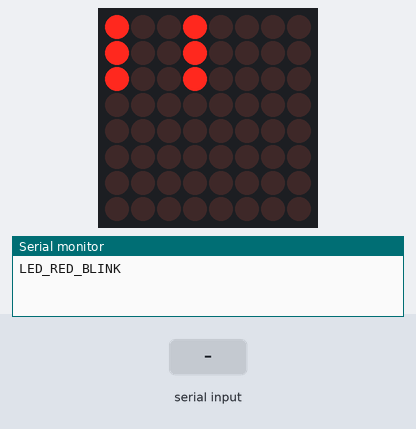
Recording of a sketch running on a simulated Arduino Uno, built with avr-gcc and run on an emulated ATmega328P. Parts: 8×8 LED matrix, the last lines printed to the serial monitor. The inputs (shaded band) are chosen by the test bench. Random numbers use the default seed unless the sketch sets one.

Above: at 14.52 s.
14.9 s: "d\n" received over Serial
At 17.72 s:
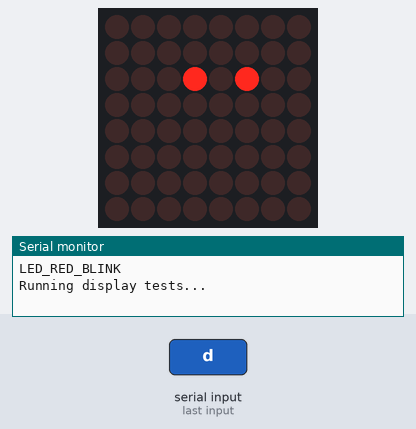
At 18.98 s:
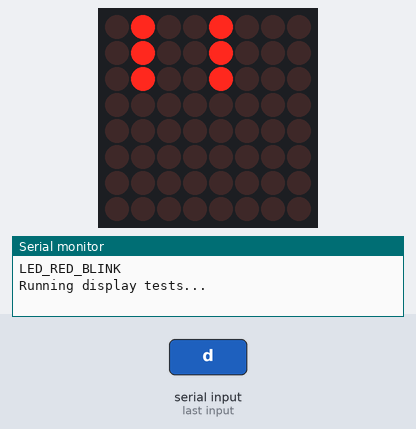

The sketch:

max7219_control.ino
```cpp
// (licence header left out)
#include "LedControl.h"

// Constants

#define PORT_COUNT 6
#define DISPLAY_TEST_CHANGE_INTERVAL_MS 3000

// LED display
#define DISPLAY_UPDATE_INTERVAL_MS 100
#define DEFAULT_INTENSITY 8
#define MAX_INTENSITY 15
#define MATRIX_COLUMNS 6
#define MATRIX_COLORS 3
#define R 0
#define G 1
#define B 2
#define R_SHIFT_1 7
#define G_SHIFT_1 6
#define B_SHIFT_1 5
#define R_SHIFT_2 4
#define G_SHIFT_2 3
#define B_SHIFT_2 2
// Bitmasks for byte values in display matrix array
#define VAL_BITMASK   B00000001 // value (on/off) is the LSB
#define FX_BITMASK    B00001110 // effect opcode bitmap
#define DELAY_BITMASK B11110000 // delay or sequence value
// Display effect opcodes
#define FX_NONE 0
#define FX_BLINK 1
#define FX_BLINK_FAST 2
// Divisors for opcode timing
#define BLINK_DIVISOR 4
#define FAST_BLINK_DIVISOR 1
// LED states
#define LED_OFF 0
#define LED_INITIALIZING 1
#define LED_VACANT 2
#define LED_LOADED 3
#define LED_UNLOADED 4
#define LED_CLEARING 5
#define LED_RED 6
#define LED_RED_BLINK 7
#define LED_RED_BLINK_FAST 8
#define LED_GREEN 9
#define LED_GREEN_BLINK 10
#define LED_GREEN_BLINK_FAST 11
#define LED_BLUE 12
#define LED_BLUE_BLINK 13
#define LED_BLUE_BLINK_FAST 14
#define LED_WHITE 15
#define LED_YELLOW 16
#define LED_PURPLE 17
#define LED_CYAN 18

// Macros
#define MIN(a,b) (((a)<(b))?(a):(b))
#define MAX(a,b) (((a)>(b))?(a):(b))

// Globals

// LedControl 4 params are: pins DATA IN, CLK, LOAD (/CS), and the number of cascaded devices
LedControl lc = LedControl(16, 13, 12, 1);

unsigned long lastDisplayUpdateMillis;
unsigned long lastDisplayTestChangeMillis;
unsigned long displayCounter = 0;
int displayTestIndex = 0;
// RGB color sequence used for display tests
const static bool rgbSeq[7][3] = {
  {1, 0, 0}, // red
  {0, 1, 0}, // green
  {0, 0, 1}, // blue
  {1, 1, 1}, // white
  {1, 1, 0}, // yellow
  {1, 0, 1}, // purple
  {0, 1, 1}, // cyan
};

byte matrix[MATRIX_COLORS][MATRIX_COLUMNS];

// Global functions

// Run LED test sequences
void displayTest(void) {
  uint8_t spaceDelayMs = 75;
  for (uint8_t i = 0; i < PORT_COUNT; i++) {
    ledFlashRight(rgbSeq[i][0], rgbSeq[i][1], rgbSeq[i][2], spaceDelayMs);
  }
  spaceDelayMs = 25;
  for (uint8_t i = 0; i < PORT_COUNT; i++) {
    ledFadeUpRow(rgbSeq[i][0], rgbSeq[i][1], rgbSeq[i][2], spaceDelayMs);
    ledFadeDownRow(rgbSeq[i][0], rgbSeq[i][1], rgbSeq[i][2], spaceDelayMs);
  }
  lc.setIntensity(0, MAX_INTENSITY);
  ledRandom(25, 200);
  ledFadeAll(25);
  delay(500); // pause before restoring normal state
  lc.setIntensity(0, DEFAULT_INTENSITY);
  zeroMatrix();
  //restoreLedStates();
}

void ledFadeAll(int delayMs) {
  for (uint8_t i = 15; i > 0; i--) {
    lc.setIntensity(0, i);
    delay(delayMs);
  }
  lc.shutdown(0, true);
  delay(delayMs);
  zeroMatrix();
  updateDisplay();
  lc.shutdown(0, false);
}

void ledFadeUpRow(boolean r, boolean g, boolean b, int delayMs) {
  // power off while writing data
  lc.shutdown(0, true);
  for (uint8_t i = 0; i < MATRIX_COLUMNS; i++) {
    matrix[R][i] = r;
    matrix[G][i] = g;
    matrix[B][i] = b;
  }
  updateDisplay();
  lc.setIntensity(0, 0);
  lc.shutdown(0, false);
  for (uint8_t i = 0; i < 16; i++) {
    lc.setIntensity(0, i);
    delay(delayMs);
  }
}

void ledFadeDownRow(boolean r, boolean g, boolean b, int delayMs) {
  for (uint8_t i = 0; i < MATRIX_COLUMNS; i++) {
    matrix[R][i] = r;
    matrix[G][i] = g;
    matrix[B][i] = b;
  }
  updateDisplay();
  for (uint8_t i = 15; i > 0; i--) {
    lc.setIntensity(0, i);
    delay(delayMs);
  }
  lc.shutdown(0, true);
  delay(delayMs);
  zeroMatrix();
  updateDisplay();
  lc.shutdown(0, false);
}

void ledRandom(int delayMs, int maxCount) {
  int counter = 0;
  while (counter++ < maxCount) {
    uint8_t column = random(0, MATRIX_COLUMNS);
    uint8_t rgbIndex = random(0, 7);
    matrix[R][column] = rgbSeq[rgbIndex][0];
    matrix[G][column] = rgbSeq[rgbIndex][1];
    matrix[B][column] = rgbSeq[rgbIndex][2];
    updateDisplay();
    delay(delayMs);
  }
}

void ledFlashRight(boolean r, boolean g, boolean b, int delayMs) {
  for (uint8_t i = 0; i < MATRIX_COLUMNS; i++) {
    matrix[R][i] = r;
    matrix[G][i] = g;
    matrix[B][i] = b;
    updateDisplay();
    delay(delayMs);
    matrix[R][i] = 0;
    matrix[G][i] = 0;
    matrix[B][i] = 0;
  }
}

void ledFlashLeft(boolean r, boolean g, boolean b, int delayMs) {
  for (uint8_t i = (MATRIX_COLUMNS - 1); i > 0; i--) {
    matrix[R][i] = r;
    matrix[G][i] = g;
    matrix[B][i] = b;
    updateDisplay();
    delay(delayMs);
    matrix[R][i] = 0;
    matrix[G][i] = 0;
    matrix[B][i] = 0;
  }
}

// Set LED state and timing values in display matrix
void setLedState(uint8_t pos, uint8_t state) {
  uint8_t rVal = 0, gVal = 0, bVal = 0,
    rOpcode = FX_NONE, gOpcode = FX_NONE, bOpcode = FX_NONE,
    rDivisor = 0, gDivisor = 0, bDivisor = 0;
  // For blink effect, align initial on/off state with even values of displayCounter
  // so all LEDs blinking at the same rate are in phase with each other
  switch (state) {
    case LED_RED:
    case LED_LOADED:
      rVal = 1; // solid red ala Whole Foods parking lot
      break;
    case LED_RED_BLINK:
    case LED_UNLOADED:
      rVal = displayCounter % 2;
      rOpcode = FX_BLINK;
      rDivisor = BLINK_DIVISOR;
      break;
    case LED_RED_BLINK_FAST:
    case LED_CLEARING:
      rVal = displayCounter % 2;
      rOpcode = FX_BLINK_FAST;
      rDivisor = FAST_BLINK_DIVISOR;
      break;
    case LED_GREEN:
    case LED_VACANT:
      gVal = 1; // solid green ala Whole Foods parking lot
      break;
    case LED_GREEN_BLINK:
      gVal = displayCounter % 2;
      gOpcode = FX_BLINK;
      gDivisor = BLINK_DIVISOR;
      break;
    case LED_GREEN_BLINK_FAST:
      gVal = displayCounter % 2;
      gOpcode = FX_BLINK_FAST;
      gDivisor = FAST_BLINK_DIVISOR;
      break;
    case LED_BLUE:
      rVal = 0; // solid blue
      gVal = 0;
      bVal = 1;
      break;
    case LED_BLUE_BLINK:
      bVal = displayCounter % 2;
      bOpcode = FX_BLINK;
      bDivisor = BLINK_DIVISOR;
      break;
    case LED_BLUE_BLINK_FAST:
      bVal = displayCounter % 2;
      bOpcode = FX_BLINK_FAST;
      bDivisor = FAST_BLINK_DIVISOR;
      break;
    case LED_WHITE:
    case LED_INITIALIZING:
      rVal = 1; // solid white
      gVal = 1;
      bVal = 1;
      break;
    case LED_YELLOW:
      rVal = 1; // solid yellow
      gVal = 1;
      bVal = 0;
      break;
    case LED_PURPLE:
      rVal = 1; // solid purple
      gVal = 0;
      bVal = 1;
      break;
    case LED_CYAN:
      rVal = 0; // solid cyan
      gVal = 1;
      bVal = 1;
      break;
    case LED_OFF:
    default:
      rVal = 0;
      gVal = 0;
      bVal = 0;
      break;
  }
  matrix[R][pos] = rVal | (rOpcode << 1) | (rDivisor << 4);
  matrix[G][pos] = gVal | (gOpcode << 1) | (gDivisor << 4);
  matrix[B][pos] = bVal | (bOpcode << 1) | (bDivisor << 4);
  updateDisplay();
}

void updateDisplay() {
  // Loop through display matrix data, apply FX if opcode and divisor are present
  for (uint8_t color = 0; color < MATRIX_COLORS; color++) {
    for (uint8_t column = 0; column < MATRIX_COLUMNS; column++) {
      byte val = matrix[color][column] & VAL_BITMASK;
      byte opcode = (matrix[color][column] & FX_BITMASK) >> 1;
      byte divisor = (matrix[color][column] & DELAY_BITMASK) >> 4;

      if ((opcode == FX_BLINK) || (opcode == FX_BLINK_FAST)) {
        if ((displayCounter % divisor) == 0) {
          val = 1 - val; // toggle value
        }
      }
      matrix[color][column] = val | (opcode << 1) | (divisor << 4);
    }
  }
  // Transform logical array (6 LEDs x 1 row) to hardware I/O (6 color bits x 3 rows)
  byte row0 =
    ((matrix[R][0] & VAL_BITMASK) << R_SHIFT_1) |
    ((matrix[G][0] & VAL_BITMASK) << G_SHIFT_1) |
    ((matrix[B][0] & VAL_BITMASK) << B_SHIFT_1) |
    ((matrix[R][1] & VAL_BITMASK) << R_SHIFT_2) |
    ((matrix[G][1] & VAL_BITMASK) << G_SHIFT_2) |
    ((matrix[B][1] & VAL_BITMASK) << B_SHIFT_2);
  byte row1 =
    ((matrix[R][2] & VAL_BITMASK) << R_SHIFT_1) |
    ((matrix[G][2] & VAL_BITMASK) << G_SHIFT_1) |
    ((matrix[B][2] & VAL_BITMASK) << B_SHIFT_1) |
    ((matrix[R][3] & VAL_BITMASK) << R_SHIFT_2) |
    ((matrix[G][3] & VAL_BITMASK) << G_SHIFT_2) |
    ((matrix[B][3] & VAL_BITMASK) << B_SHIFT_2);
  byte row2 =
    ((matrix[R][4] & VAL_BITMASK) << R_SHIFT_1) |
    ((matrix[G][4] & VAL_BITMASK) << G_SHIFT_1) |
    ((matrix[B][4] & VAL_BITMASK) << B_SHIFT_1) |
    ((matrix[R][5] & VAL_BITMASK) << R_SHIFT_2) |
    ((matrix[G][5] & VAL_BITMASK) << G_SHIFT_2) |
    ((matrix[B][5] & VAL_BITMASK) << B_SHIFT_2);
  // Write to display
  lc.setRow(0, 0, row0);
  lc.setRow(0, 1, row1);
  lc.setRow(0, 2, row2);
}

// Write zeros to logical display matrix
void zeroMatrix(void) {
  for (uint8_t color = 0; color < MATRIX_COLORS; color++) {
    for (uint8_t column = 0; column < MATRIX_COLUMNS; column++) {
      matrix[color][column] = 0;
      matrix[color][column] = 0;
      matrix[color][column] = 0;
    }
  }
}

void setup(void) {
  Serial.begin(115200);
  delay(10);
  Serial.println('\n');

  // Switch display from power savings mode to normal operation
  lc.shutdown(0, false);
  lc.setIntensity(0, DEFAULT_INTENSITY);
  lc.clearDisplay(0);
  zeroMatrix();
  displayTest();
}

void loop(void) {
	uint8_t testState;

  if ((millis() - lastDisplayUpdateMillis) >= DISPLAY_UPDATE_INTERVAL_MS) {
    displayCounter++;
    updateDisplay();
    lastDisplayUpdateMillis = millis();
  }

	// Cycle thru LED states, change every DISPLAY_TEST_CHANGE_INTERVAL_MS
	if ((millis() - lastDisplayTestChangeMillis) >= DISPLAY_TEST_CHANGE_INTERVAL_MS) {
		if (displayTestIndex++ > 12) displayTestIndex = 0;
		lastDisplayTestChangeMillis = millis();

		switch (displayTestIndex) {
			case 0:
				testState = LED_RED;
				Serial.println("LED_RED");
				break;
			case 1:
				testState = LED_RED_BLINK;
				Serial.println("LED_RED_BLINK");
				break;
			case 2:
				testState = LED_RED_BLINK_FAST;
				Serial.println("LED_RED_BLINK_FAST");
				break;
			case 3:
				testState = LED_GREEN;
				Serial.println("LED_GREEN");
				break;
			case 4:
				testState = LED_GREEN_BLINK;
				Serial.println("LED_GREEN_BLINK");
				break;
			case 5:
				testState = LED_GREEN_BLINK_FAST;
				Serial.println("LED_GREEN_BLINK_FAST");
				break;
			case 6:
				testState = LED_BLUE;
				Serial.println("LED_BLUE");
				break;
			case 7:
				testState = LED_BLUE_BLINK;
				Serial.println("LED_BLUE_BLINK");
				break;
			case 8:
				testState = LED_BLUE_BLINK_FAST;
				Serial.println("LED_BLUE_BLINK_FAST");
				break;
			case 9:
				testState = LED_WHITE;
				Serial.println("LED_WHITE");
				break;
			case 10:
				testState = LED_YELLOW;
				Serial.println("LED_YELLOW");
				break;
			case 11:
				testState = LED_PURPLE;
				Serial.println("LED_PURPLE");
				break;
			case 12:
				testState = LED_CYAN;
				Serial.println("LED_CYAN");
				break;
			default:
				testState = LED_RED;
				Serial.println("LED_RED");
				break;
		}
		for (uint8_t i = 0; i < PORT_COUNT; i++ ) {
			setLedState(i, testState);
		}
	}

	// int ledStates[] = [
	// 	LED_RED, //LED_LOADED
	// 	LED_RED_BLINK, //LED_UNLOADED
	// 	LED_RED_BLINK_FAST, //LED_CLEARING
	// 	LED_GREEN, //LED_VACANT
	// 	LED_GREEN_BLINK,
	// 	LED_GREEN_BLINK_FAST,
	// 	LED_BLUE,
	// 	LED_BLUE_BLINK,
	// 	LED_BLUE_BLINK_FAST,
	// 	LED_WHITE, //LED_INITIALIZING
	// 	LED_YELLOW,
	// 	LED_PURPLE,
	// 	LED_CYAN,
	// ]


  if (Serial.available()) {
    char key = Serial.read();
    if (key == 'd' || key == 'D') {
      Serial.println("Running display tests...");
      displayTest();
      Serial.println("...done.");
    }
  }
}
```
